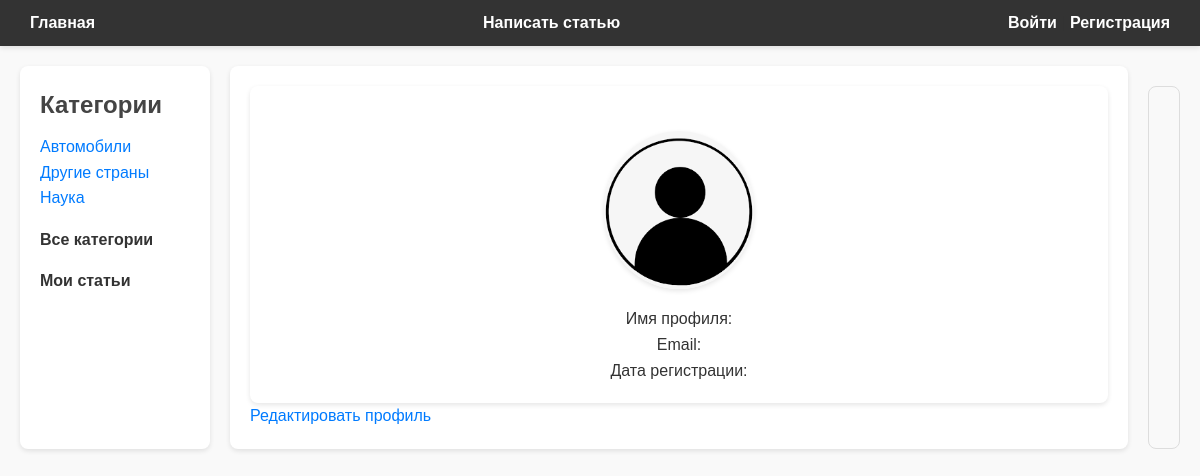
The app's page /users/profile/ with its own data.
### blog/models.py (models this page shows, shortened)
class Category(models.Model):
    name = models.CharField(max_length=32, db_index=True, verbose_name="Категория")
    slug = models.SlugField(max_length=32, unique=True, db_index=True)
    class Meta:
        verbose_name = "Категория"
        verbose_name_plural = "Категории"
    def get_absolute_url(self):
        return reverse('category', kwargs={'cat_slug': self.slug})

### users/views.py (the view, shortened to what this page needs)
# urls.py: path('profile/', views.ProfileUser.as_view(), name='profile'),
class ProfileUser(DetailView):
    model = get_user_model()
    template_name = 'users/profile.html'
    extra_context = {'default_image': settings.DEFAULT_USER_IMAGE}
    def get_object(self, queryset=None):
        return self.request.user

### blog/templatetags/blogtags.py (called while the page is built)
@register.inclusion_tag('blog/list_categories.html')
def show_categories(cat_selected=0):
    cats = Category.objects.annotate(total=Count("posts")).filter(total__gt=0)
    return {'cats': cats, 'cat_selected': cat_selected}

### users/templates/users/profile.html (shortened to what this page needs)
{% extends 'base.html' %}
{% block content %}
                <div class="profile">
                        {% if user.photo %}
                        <br><img src="{{ user.photo.url }}" width="150px" height="auto" class="pfp">
                        {% else %}
                        <br><img src="{{ default_image }}" width="150px" height="auto" class="pfp">
                        {% endif %}
                    <br>Имя профиля: {{ user.username }}
                    <br>Email: {{ user.email }}
                    <br>Дата регистрации: {{ user.date_joined }}
                </div>
                {% if user == request.user %}
                    <a href="{% url 'users:edit' %}" class="edit-button">Редактировать профиль</a>
                {% endif %}
{% endblock %}

### blog/templates/blog/list_categories.html
{% for cat in cats %}
{% if cat.id == cat_selected %}
<li class="selected">{{cat.name}}</li>
{% else %}
<li class="li-categories"><a href="{{ cat.get_absolute_url }}" class="link-categories">{{cat.name}}</a></li>
{% endif %}
{% endfor %}
<p><a href="{% url 'home' %}" class="all-categories">Все категории</a>
</p><a href="{% url 'my_posts'%}" class="my-posts">Мои статьи</a>

### blog/static/blog/css/styles.css (style rules this page uses)
body { font-family: Arial, sans-serif; margin: 0; padding: 0; background-color: #f9f9f9; color: #333; line-height: 1.6; }
a { text-decoration: none; color: #007BFF; transition: color 0.3s ease; }
.profile { text-align: center; padding: 20px; background-color: #fff; border-radius: 8px; box-shadow: 0 2px 5px rgba(0, 0, 0, 0.1); }
.pfp { border-radius: 50%; margin-bottom: 10px; box-shadow: 0 2px 5px rgba(0, 0, 0, 0.1); }
.link-categories { text-decoration: none; color: #007bff; transition: color 0.3s ease, border-bottom 0.3s ease; border-bottom: 2px solid transparent; }
.li-categories { list-style: none; }
.all-categories, .my-posts { text-decoration: none; font-weight: bold; color: #333; }
.content, .list-articles li, .profile, .form-container, .article-panel { word-wrap: break-word; overflow-wrap: break-word; }
* { word-break: break-word; }

### records on screen
Category: name "Автомобили"
Category: name "Другие страны"
Category: name "Наука"
